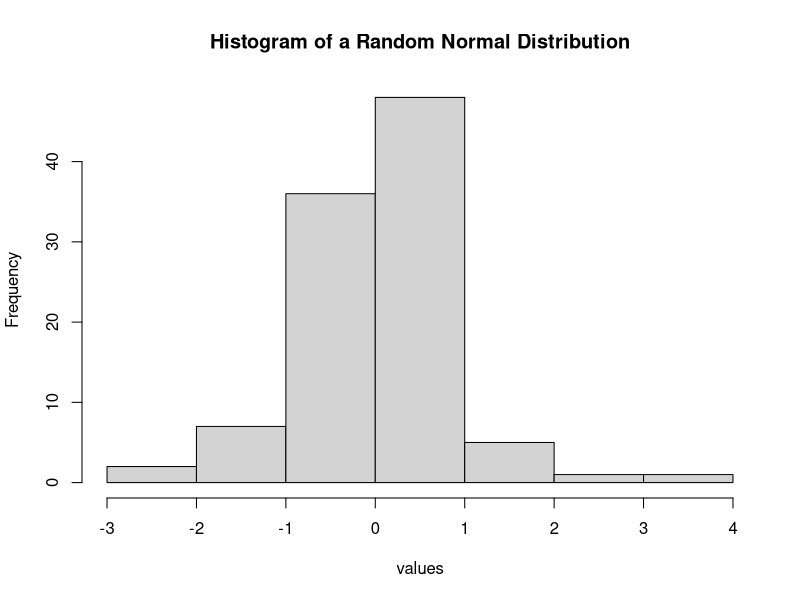
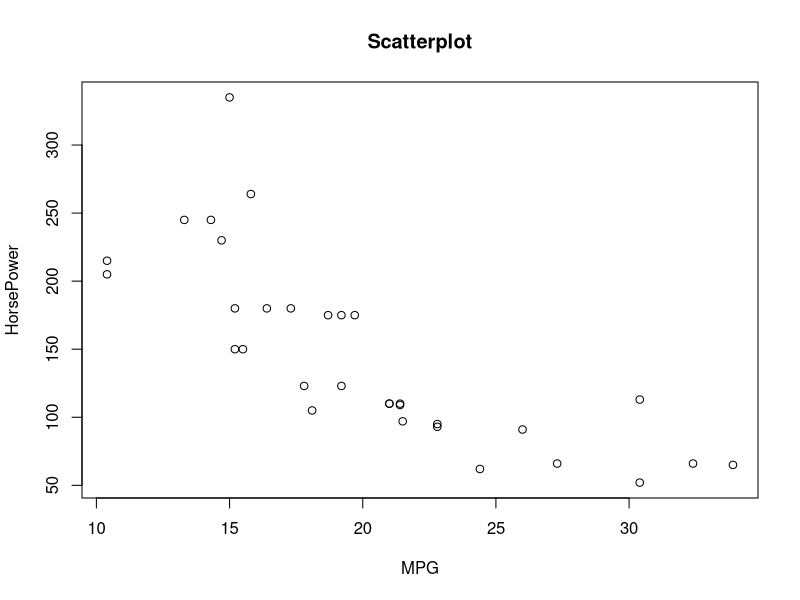
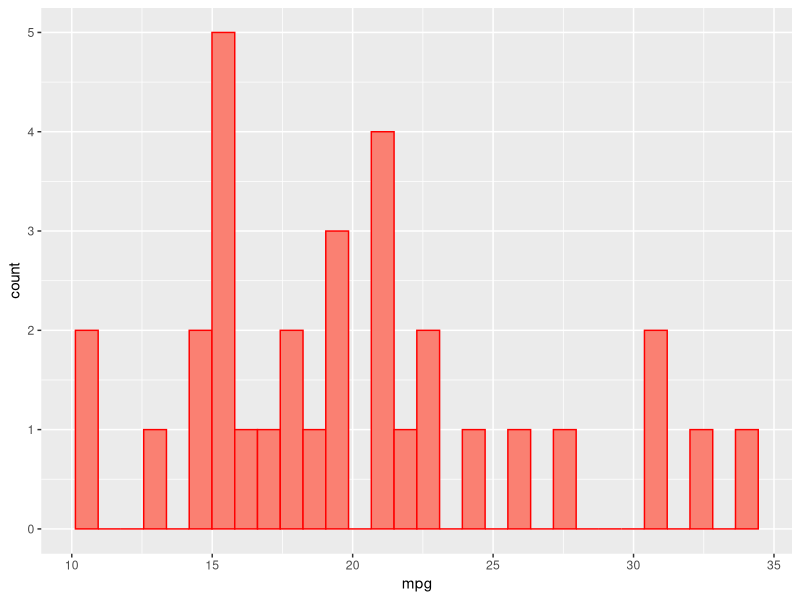
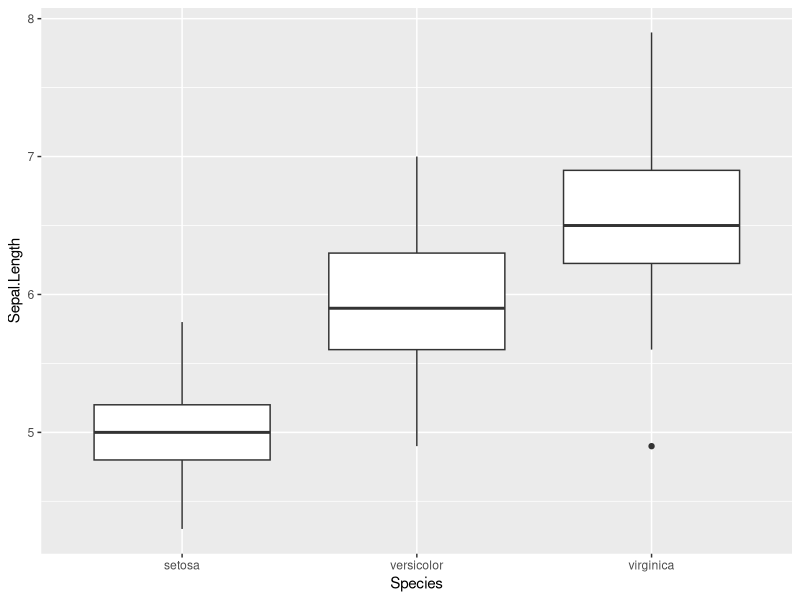
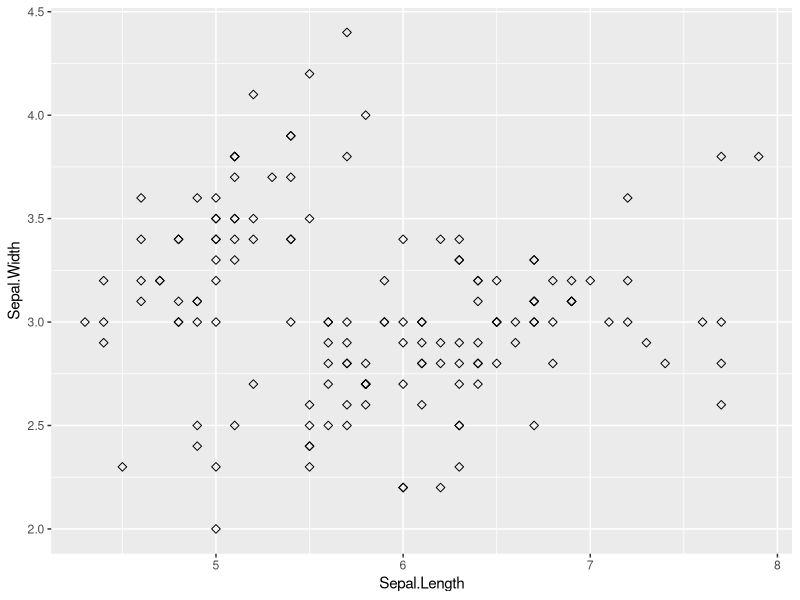

The R source for these figures, in order:
## ---- chunk 1
mean.func <- function(x){
  len <- length(x)
  sum <- 0
  for (i in 1:len){
    sum <- sum + x[i]
  }
  return(sum/len)
}

mean.func(c(1,2,3,4))
## ---- chunk 2
compare.func <- function(x){
  first <- x[1]+x[2]
  second <- x[3]+x[4]
  if (first>second){
    return(x)
  }
  else{print(0)}
}

compare.func(c(1,10,3,4))

compare.func(c(1,2,3,4))
## ---- chunk 3
fibo.func <- function(n){
  fibo <- rep(1, n)
  for (i in 1:(n-2)) {
    fibo[i+2] <- fibo[i]+fibo[i+1]
  }
  return(fibo)
}

fibo.func(8)
## ---- chunk 4
my.matrix <- matrix(1:16, nrow = 4, ncol = 4)
my.matrix

apply(my.matrix, 1, mean.func)
## ---- chunk 5
air.data <- airquality

max.wind <- aggregate(air.data$Wind, by=list(air.data$Month), max)
max.wind

air.data <- na.omit(air.data)
max.ozone <- aggregate(air.data$Ozone, by=list(air.data$Month), max)
max.ozone
## ---- chunk 6
authors <- data.frame(
    surname = c("Tukey", "Venables", "Tierney", "Ripley", "McNeil"), 
    nationality = c("US", "Australia", "US", "UK", "Australia"),
    stringsAsFactors=FALSE)
books <- data.frame(
    name = c("Tukey", "Venables", "Tierney",
               "Ripley", "Ripley", "McNeil", "R Core"),
    title = c("Exploratory Data Analysis",
              "Modern Applied Statistics ...",
              "LISP-STAT",
              "Spatial Statistics", "Stochastic Simulation",
              "Interactive Data Analysis",
              "An Introduction to R"),
    stringsAsFactors=FALSE)

merged <- merge(authors, books, by.x="surname",by.y="name")
merged

## ---- chunk 7
tobe <- "To be, or not to be – that is the question:
Whether ’tis nobler in the mind to suffer
The slings and arrows of outrageous fortune,
Or to take arms against a sea of troubles,
And by opposing end them. To die – to sleep –
No more..."

tobe2 <- gsub("[tT]o", "2", tobe)
tobe2

## ---- chunk 8
normal.dist <- rnorm(100, mean=0)
hist(normal.dist, xlab = "values", ylab = "Frequency", main="Histogram of a Random Normal Distribution")
## ---- chunk 9
data.sc <- mtcars
plot(data.sc$mpg, data.sc$hp, main="Scatterplot", xlab="MPG", ylab="HorsePower")
## ---- chunk 10
library(ggplot2)
ggplot(data=data.sc, aes(mpg)) + 
  geom_histogram(color="red", fill="salmon")
## ---- chunk 11
data.iris <- iris
ggplot(data.iris, aes(x=Species, y=Sepal.Length)) + 
    geom_boxplot()
## ---- chunk 12
data.iris <- iris
ggplot(data.iris, aes(x=Sepal.Length, y=Sepal.Width)) + geom_point(size=2, shape=23)
